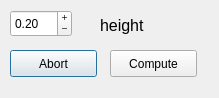
<?xml version="1.0" encoding="UTF-8"?>
<ui version="4.0">
 <class>Dialog_Reference</class>
 <widget class="QDialog" name="Dialog_Reference">
  <property name="geometry">
   <rect>
    <x>0</x>
    <y>0</y>
    <width>219</width>
    <height>98</height>
   </rect>
  </property>
  <property name="windowTitle">
   <string>Choose thresholds</string>
  </property>
  <widget class="QDoubleSpinBox" name="box_height">
   <property name="geometry">
    <rect>
     <x>10</x>
     <y>10</y>
     <width>62</width>
     <height>27</height>
    </rect>
   </property>
   <property name="buttonSymbols">
    <enum>QAbstractSpinBox::PlusMinus</enum>
   </property>
   <property name="decimals">
    <number>2</number>
   </property>
   <property name="minimum">
    <double>-1000.000000000000000</double>
   </property>
   <property name="maximum">
    <double>10000.000000000000000</double>
   </property>
   <property name="singleStep">
    <double>0.050000000000000</double>
   </property>
   <property name="value">
    <double>0.200000000000000</double>
   </property>
  </widget>
  <widget class="QPushButton" name="abort">
   <property name="geometry">
    <rect>
     <x>10</x>
     <y>50</y>
     <width>87</width>
     <height>27</height>
    </rect>
   </property>
   <property name="text">
    <string>Abort</string>
   </property>
  </widget>
  <widget class="QPushButton" name="compute">
   <property name="geometry">
    <rect>
     <x>110</x>
     <y>50</y>
     <width>87</width>
     <height>27</height>
    </rect>
   </property>
   <property name="text">
    <string>Compute</string>
   </property>
  </widget>
  <widget class="QLabel" name="label_2">
   <property name="geometry">
    <rect>
     <x>100</x>
     <y>10</y>
     <width>61</width>
     <height>31</height>
    </rect>
   </property>
   <property name="font">
    <font>
     <pointsize>12</pointsize>
    </font>
   </property>
   <property name="text">
    <string>height</string>
   </property>
   <property name="alignment">
    <set>Qt::AlignLeading|Qt::AlignLeft|Qt::AlignVCenter</set>
   </property>
  </widget>
 </widget>
 <resources/>
 <connections/>
</ui>
